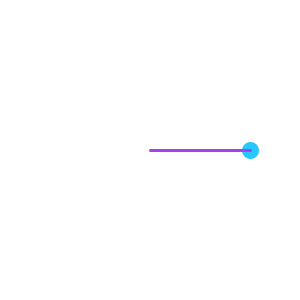
Frame 1 (no input)
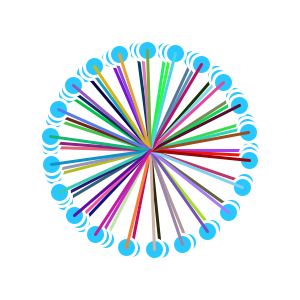
Frame 60 (the mouse pressed at the canvas centre just before this capture)
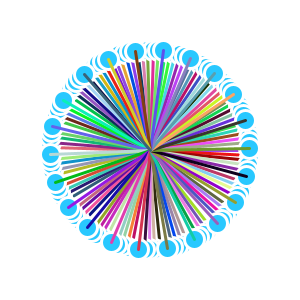
Frame 120 (the mouse held since frame 60 and released just before this capture)

The Processing sketch that drew these frames (run headless with seeded random() and noise(); from frame 60 on, the mouse is pressed at the canvas centre):

// Processing sketch: processing_25485
// ── processing_25485.pde

void setup(){
  size(300,300);
  background(255);
  frameRate(30);
  smooth();
}

int t;

void draw(){
  strokeWeight(3);
  
  stroke(255);  
  fill(40,200,255);  
  ellipse(150 + 100*cos(t),150 + 100*sin(t),20,20);
  
  stroke(random(255),random(255),random(255));
  line(150 + 100*cos(t),150 + 100*sin(t),150,150);
  
  t = t + 6;
}
